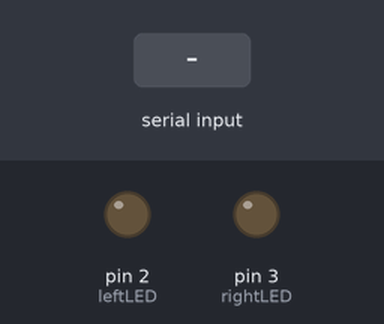
Recording of a sketch running on a simulated Arduino Uno, built with avr-gcc and run on an emulated ATmega328P. On the bench: output pins drawn as LEDs (lit = HIGH). Inputs (shaded band) come from the test bench.

Above: at 1.2 s.
1.3 s: "1" received over Serial
At 1.6 s:
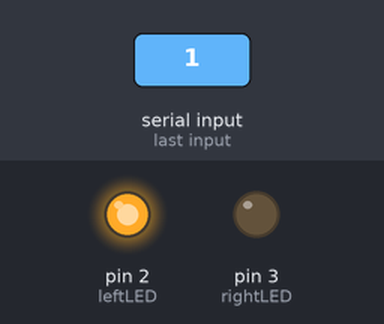
2.8 s: "2" received over Serial
At 3.9 s:
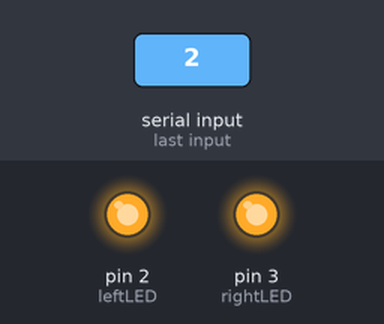
4.3 s: "3" received over Serial
At 5.1 s:
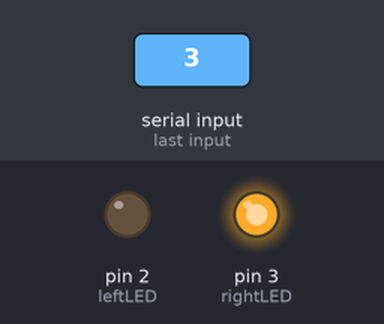
5.8 s: "4" received over Serial
At 6.2 s:
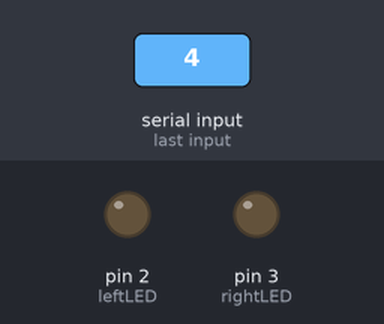
Timing chart, 0 to 8.3 s (numbered marks = the images above; inputs shaded):
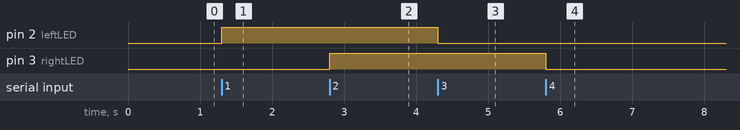

Measured:
- after the input at 1.3 s, pin 2 (leftLED): LOW → HIGH at once
- after the input at 2.8 s, pin 3 (rightLED): LOW → HIGH at once
- after the input at 4.3 s, pin 2 (leftLED): HIGH → LOW at once
- after the input at 5.8 s, pin 3 (rightLED): HIGH → LOW at once

The sketch:

two_regions.ino
```cpp
// Define LED pins
const int leftLED = 2;
const int rightLED = 3;

void setup() {
  // Initialize serial communication
  Serial.begin(9600);

  // Set LED pins as output
  pinMode(leftLED, OUTPUT);
  pinMode(rightLED, OUTPUT);
}

void loop() {
  // Check if data is available from the serial port
  if (Serial.available() > 0) {
    char command = Serial.read();

    // Turn on/off LEDs based on the received command
    switch (command) {
      case '1':
        digitalWrite(leftLED, HIGH);  // Turn on left LED
        break;
      case '2':
        digitalWrite(rightLED, HIGH); // Turn on right LED
        break;
      case '3':
        digitalWrite(leftLED, LOW);   // Turn off left LED
        break;
      case '4':
        digitalWrite(rightLED, LOW);  // Turn off right LED
        break;
    }
  }
}
```
